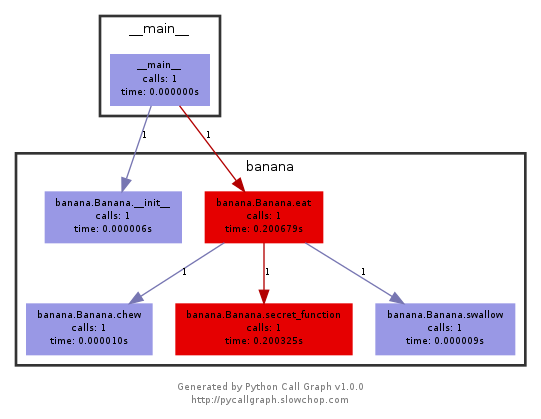

The script that drew this image:
#!/usr/bin/env python

from pycallgraph import PyCallGraph
from pycallgraph.output import GraphvizOutput

from banana import Banana


graphviz = GraphvizOutput(output_file='filter_none.png')

with PyCallGraph(output=graphviz):
    banana = Banana()
    banana.eat()
